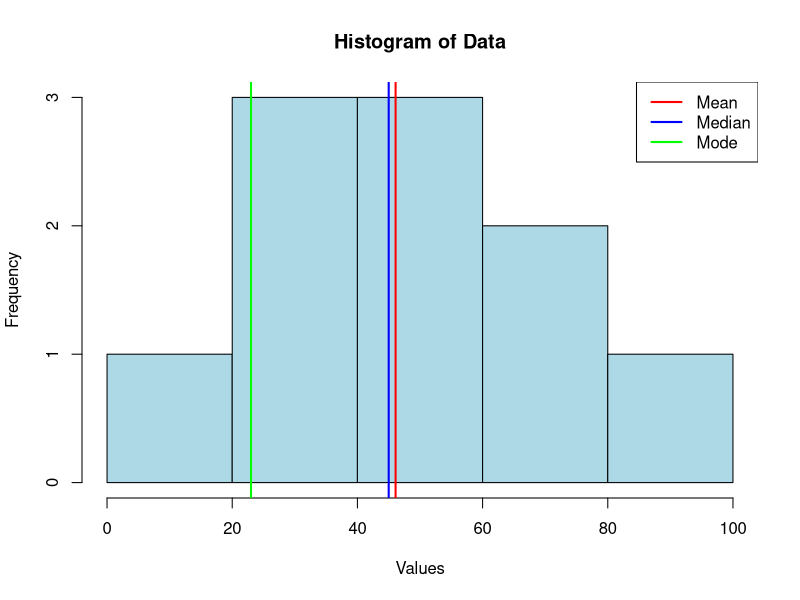

Write R code to recreate this figure.
# Example dataset
data <- c(23, 45, 67, 12, 89, 45, 23, 67, 34, 56)

# Calculate the mean
mean_value <- mean(data)

# Calculate the median
median_value <- median(data)

# Calculate the mode (using a custom function)
mode_value <- function(x) {
  ux <- unique(x)
  ux[which.max(tabulate(match(x, ux)))]
}
mode_result <- mode_value(data)

# Create a histogram for data distribution
hist(data, main = "Histogram of Data", xlab = "Values", col = "lightblue", border = "black")

# Add a vertical line for the mean
abline(v = mean_value, col = "red", lwd = 2)

# Add a vertical line for the median
abline(v = median_value, col = "blue", lwd = 2)



# Add a vertical line for the mode

abline(v = mode_result, col = "green", lwd = 2)



# Add a legend

legend("topright", legend = c("Mean", "Median", "Mode"), col = c("red", "blue", "green"), lwd = 2)